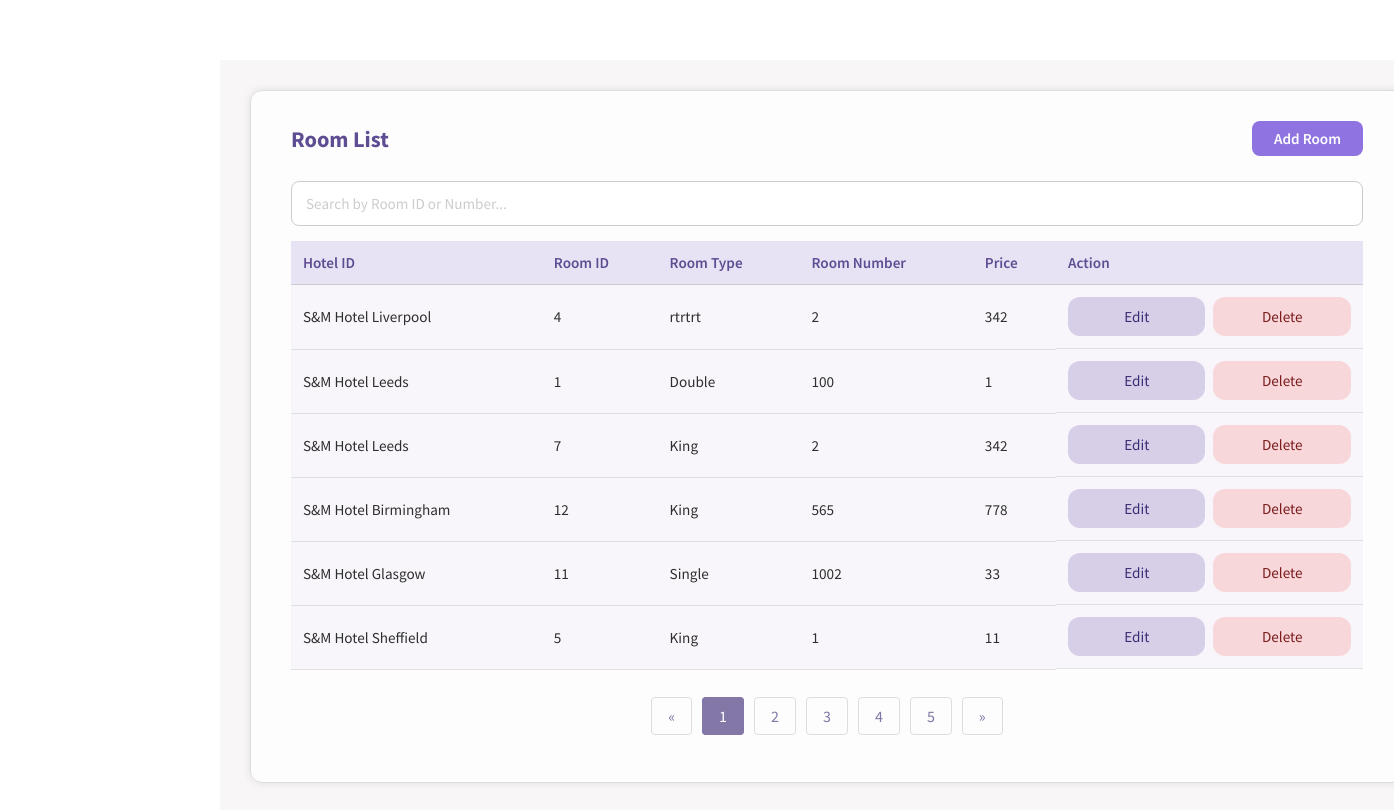
Before: /room.php (signed in) with the older database file.
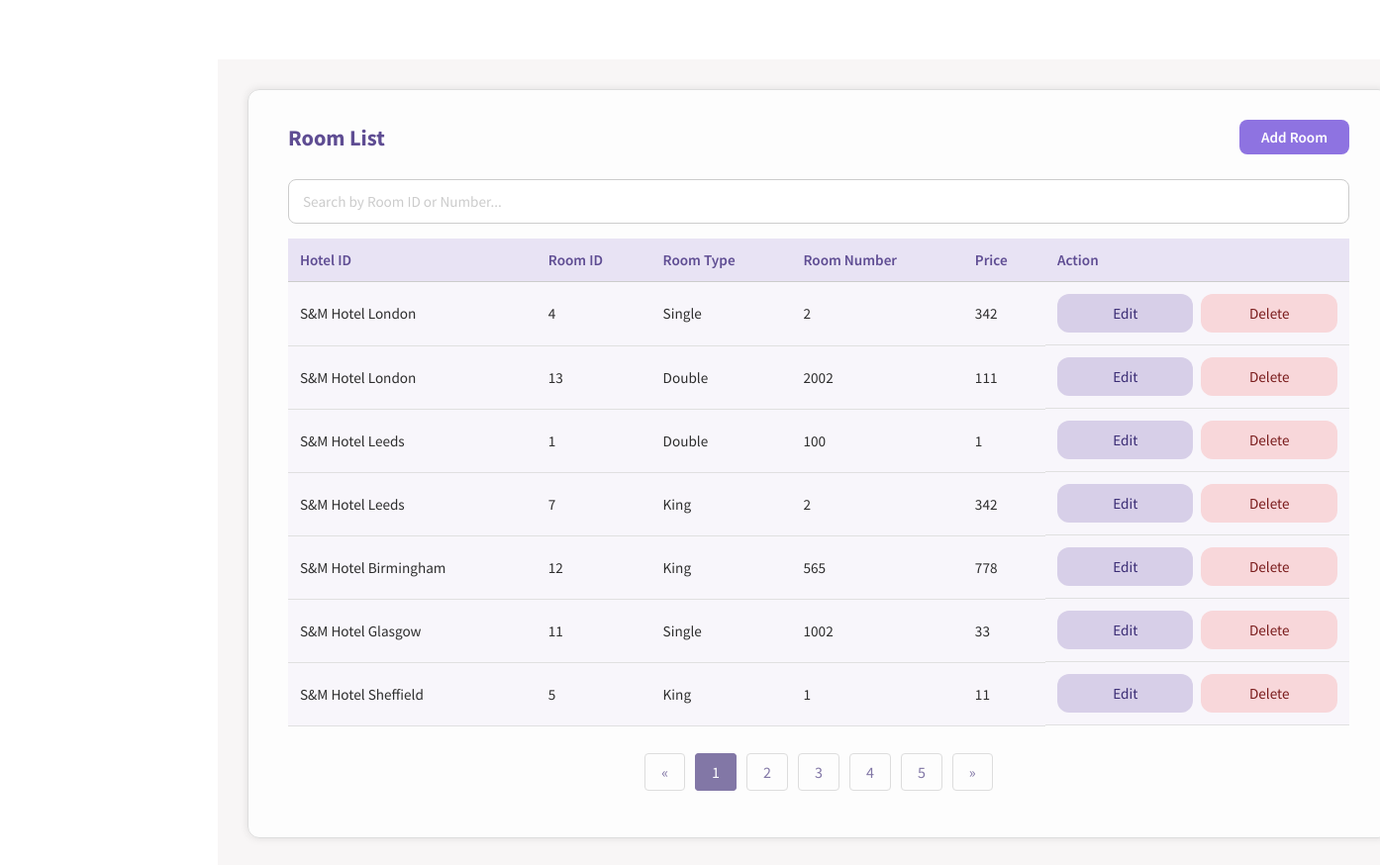
After: the same page with the newer database file.
### tables this page shows
CREATE TABLE ROOM(
ROOM_ID INTEGER NOT NULL PRIMARY KEY AUTOINCREMENT,
ROOM_NO INTEGER NOT NULL,
ROOM_TYPE_ID INTEGER NOT NULL,
PRICE DOUBLE(2) NOT NULL,
HOTEL_ID INTEGER NOT NULL,
FOREIGN KEY (ROOM_TYPE_ID) REFERENCES ROOM_TYPE(ROOM_TYPE_ID) ON DELETE CASCADE ON UPDATE CASCADE,
FOREIGN KEY (HOTEL_ID) REFERENCES HOTEL(HOTEL_ID) ON DELETE CASCADE ON UPDATE CASCADE
);

CREATE TABLE HOTEL(
HOTEL_ID INTEGER NOT NULL PRIMARY KEY AUTOINCREMENT,
HOTEL_NAME TEXT NOT NULL,
HOTEL_ADDRESS TEXT NOT NULL,
CITY TEXT NOT NULL,
POSTCODE TEXT NOT NULL,
HOTEL_TELNO TEXT NOT NULL UNIQUE,
HOTEL_EMAIL TEXT NOT NULL UNIQUE
);

CREATE TABLE ROOM_TYPE(
ROOM_TYPE_ID INTEGER  NOT NULL PRIMARY KEY AUTOINCREMENT,
ROOM_TYPE_NAME TEXT NOT NULL,
ROOM_TYPE_DESCRIPTION TEXT NOT NULL
);

### functions.php (the view, shortened to what this page needs)
<?php
function createDB()
{
    $db = new SQLite3('hotelSQL.db');
    $db->exec("PRAGMA foreign_keys = ON");
    return $db;
}
function RoomList($editingId = null)
{
    $db = createDB();
    $select_query = "SELECT * FROM ROOM r
INNER JOIN HOTEL h ON (r.HOTEL_ID = h.HOTEL_ID)
INNER JOIN ROOM_TYPE rt ON (r.ROOM_TYPE_ID = rt.ROOM_TYPE_ID)
ORDER BY HOTEL_ID ASC
";
    $result = $db->query($select_query);
    while ($row = $result->fetchArray(SQLITE3_ASSOC)) {
        if ($editingId == $row['ROOM_ID']) {
            echo "<tr><form method='post'>";
            echo "<td>";
            HotelDropdown('hotel-id', $row['HOTEL_ID']);
        echo "</td>";
            echo "<td>" . $row['ROOM_ID'] . "</td>";
            echo "<input type='hidden' name='room-id' value='" . $row['ROOM_ID'] . "'>";
            echo "<td>";
                RoomTypeDropdown('room-type-id', $row['ROOM_TYPE_ID']);
            echo "</td>";
            echo "<td>
                    <input type='number' name='room-number'
                           value='" . htmlspecialchars($row['ROOM_NO']) . "' required>
                  </td>";
            echo "<td>
                    <input type='number' step='0.01' name='room-price'
                           value='" . htmlspecialchars($row['PRICE']) . "' required>
                  </td>";
            echo "<td>
                    <input type='submit' class='submit-btn' name='save' value='Save'>
                    <input type='submit' class='delete-button-in-list' name='cancel' value='Cancel'>
                  </td>";
            echo "</form></tr>";
        } else {
            echo "<form method='post'><tr>";
            echo "<td>" . $row['HOTEL_NAME'] . "</td>";
            echo "<td>" . $row['ROOM_ID'] . "</td>";
            echo "<td>" . $row['ROOM_TYPE_NAME'] . "</td>";
            echo "<td>" . $row['ROOM_NO'] . "</td>";
            echo "<td>" . $row['PRICE'] . "</td>";
            echo "<td>
                    <input type='hidden' name='room-id' value='" . $row['ROOM_ID'] . "'>
                    <input type='submit' class='edit-button-in-list' name='edit' value='Edit'>
                    <input type='submit' class='delete-button-in-list' name='delete' value='Delete'>
                  </td>";
            echo "</tr></form>";
        }
    }
}
?>

### room.php (shortened to what this page needs)
<!DOCTYPE html>
<html lang="en">
<head>
    <link rel="stylesheet" href="style.css" />
</head>
<?php
require_once("functions.php");
$editingId = null;
?>
<body onload="loadNavbar()">
    <div class="main_content">
        <section class="add-container">
            <div class="heading-row">
                <h2>Room List</h2>
                <a class="add-btn" href="room-add.php">Add Room</a>
            </div>
            <div class="search-bar">
                <input type="text" id="searchInput" placeholder="Search by Room ID or Number..." autocomplete="off"
                    onkeyup="filterRoomList(this)">
            </div>
            <table class="base-table">
                <thead>
                    <tr>
                        <th>Hotel ID</th>
                        <th>Room ID</th>
                        <th>Room Type</th>
                        <th>Room Number</th>
                        <th>Price</th>
                        <th>Action</th>
                    </tr>
                </thead>
                <tbody>
                    <?php RoomList($editingId) ?>
                </tbody>
            </table>
            <br />
            <ul class="pagination">
                <li><a href="#">&laquo;</a></li>
                <li class="active"><a href="#">1</a></li>
                <li><a href="#">2</a></li>
                <li><a href="#">3</a></li>
                <li><a href="#">4</a></li>
                <li><a href="#">5</a></li>
                <li><a href="#">&raquo;</a></li>
            </ul>
        </section>
    </div>
</body>
</html>

### style.css (style rules this page uses)
html, body { margin: 0; padding: 0; box-sizing: border-box; }
*, *::before, *::after { box-sizing: inherit; }
* { font-family: "Source Sans Pro", Helvetica, sans-serif; }
input::placeholder { color: #ccc; }
.main_content { margin-top: 60px; margin-left: 220px; padding: 30px 40px 40px 30px; background: #f8f6f6; min-height: calc(100vh - 60px); color: #2e2e2e; flex: 1; width: 97%; }
.add-container h2 { color: #5f4d93; font-size: 1.4rem; font-weight: 700; margin-bottom: 20px; text-align: left; }
.add-container .search-bar { margin: 10px 0; padding: 5px 0; }
.add-container .search-bar input { display: block; width: 100%; padding: 12px 14px; border: 1px solid #ccc; }
.base-table { width: 100%; border-collapse: collapse; color: #2e2e2e; font-size: 0.95rem; background-color: #fff; }
.base-table thead { background-color: #e8e3f4; }
.base-table th { text-align: left; font-weight: 600; color: #5f4d93; padding: 12px; border-bottom: 1px solid #ccc; }
.base-table td { padding: 12px; border-bottom: 1px solid #e0e0e0; }
.base-table td:last-child { display: flex; justify-content: flex-start; align-items: center; gap: 8px; }
.base-table tr:nth-child(even) { background-color: #f8f6fb; }
.add-container { width: 90%; max-width: none; padding: 30px 40px 40px 40px; margin: 0 0 30px 0; background: rgba(255, 255, 255, 0.8); border-radius: 12px; border: 1px solid #ddd; box-shadow: 0 0 8px rgba(0, 0, 0, 0.1); }
.add-container input { padding: 10px; border: 1px solid #ccc; border-radius: 8px; font-size: 0.95rem; background-color: #fff; transition: border-color 0.3s, box-shadow 0.3s; }
.add-container td input[type="submit"] { padding: 10px 28px; border: none; border-radius: 12px; font-size: 0.95rem; font-weight: 500; cursor: pointer; }
.add-container .edit-button-in-list { background-color: #d7cfe8; color: #3b2d75; }
.add-container .delete-button-in-list { background-color: #f8d7da; color: #7a1c1c; }
.base-form input, .add-container input, .add-container select, .base-form select { width: 50%; max-width: 100%; }
.pagination { display: flex; justify-content: center; list-style-type: none; padding: 0; }
.pagination li { margin: 0 5px; }
.pagination a { text-decoration: none; color: #8277a6; padding: 8px 16px; border: 1px solid #ddd; border-radius: 4px; }
.pagination .active a { background-color: #8277a6; color: #ffffff; border: 1px solid #8277a6; }
.add-btn { display: inline-block; padding: 8px 22px; background-color: #8e73e1; color: #fff; border-radius: 8px; font-weight: 600; font-size: 0.95rem; text-decoration: none; transition: background 0.2s ease; }
.heading-row { display: flex; align-items: center; justify-content: space-between; margin-bottom: 20px; }
.heading-row h2 { margin: 0; color: #5f4d93; font-size: 1.4rem; font-weight: 700; }

Changed rows visible on the page:
changed room id 4: HOTEL_ID.HOTEL_NAME "S&M Hotel Liverpool" → "S&M Hotel London"; ROOM_TYPE_ID.ROOM_TYPE_NAME "rtrtrt" → "Single"
added room: HOTEL_ID.HOTEL_NAME "S&M Hotel London", ROOM_ID "13", ROOM_TYPE_ID.ROOM_TYPE_NAME "Double", ROOM_NO "2002", PRICE "111"
